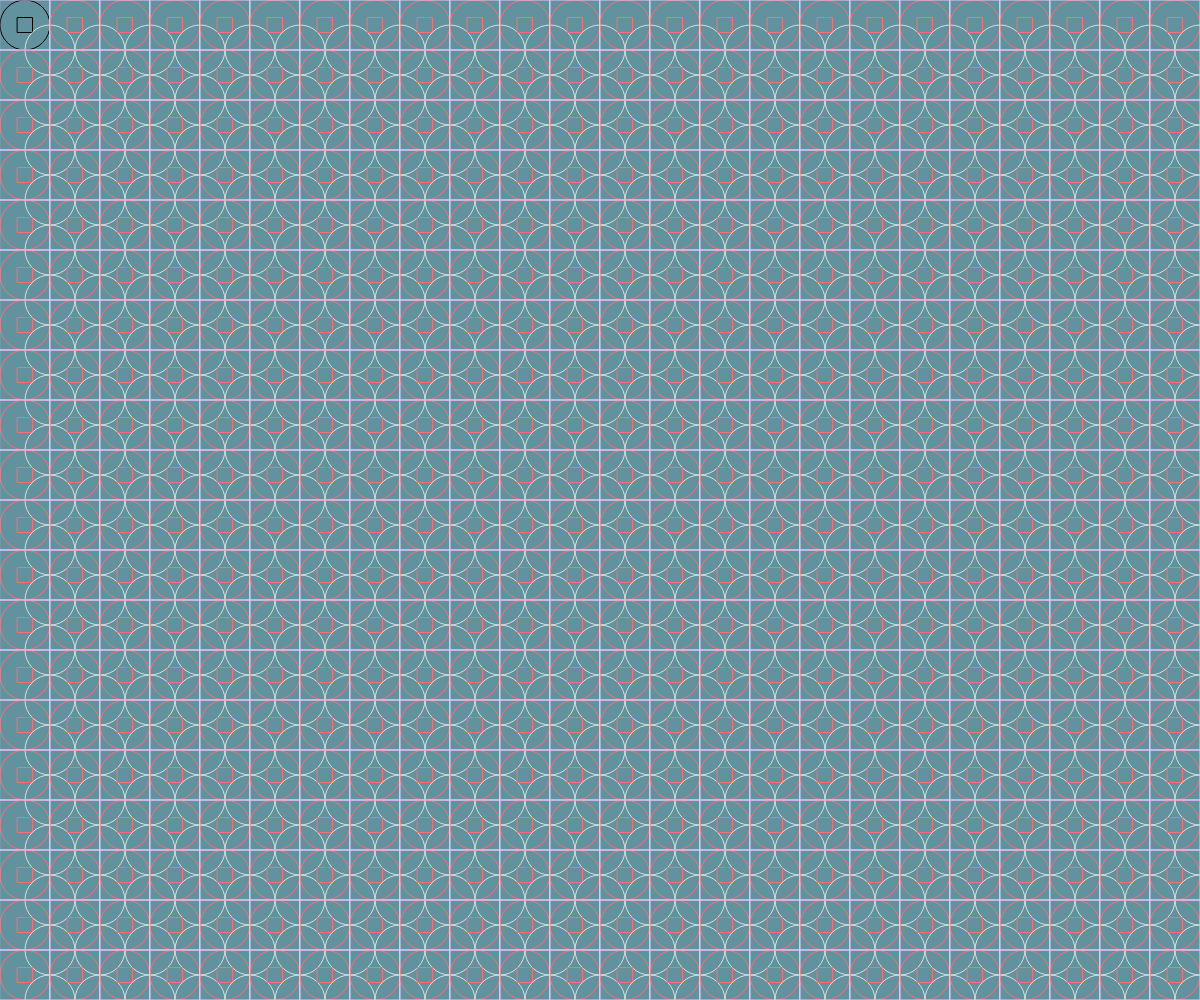
Frame 1 (no input)
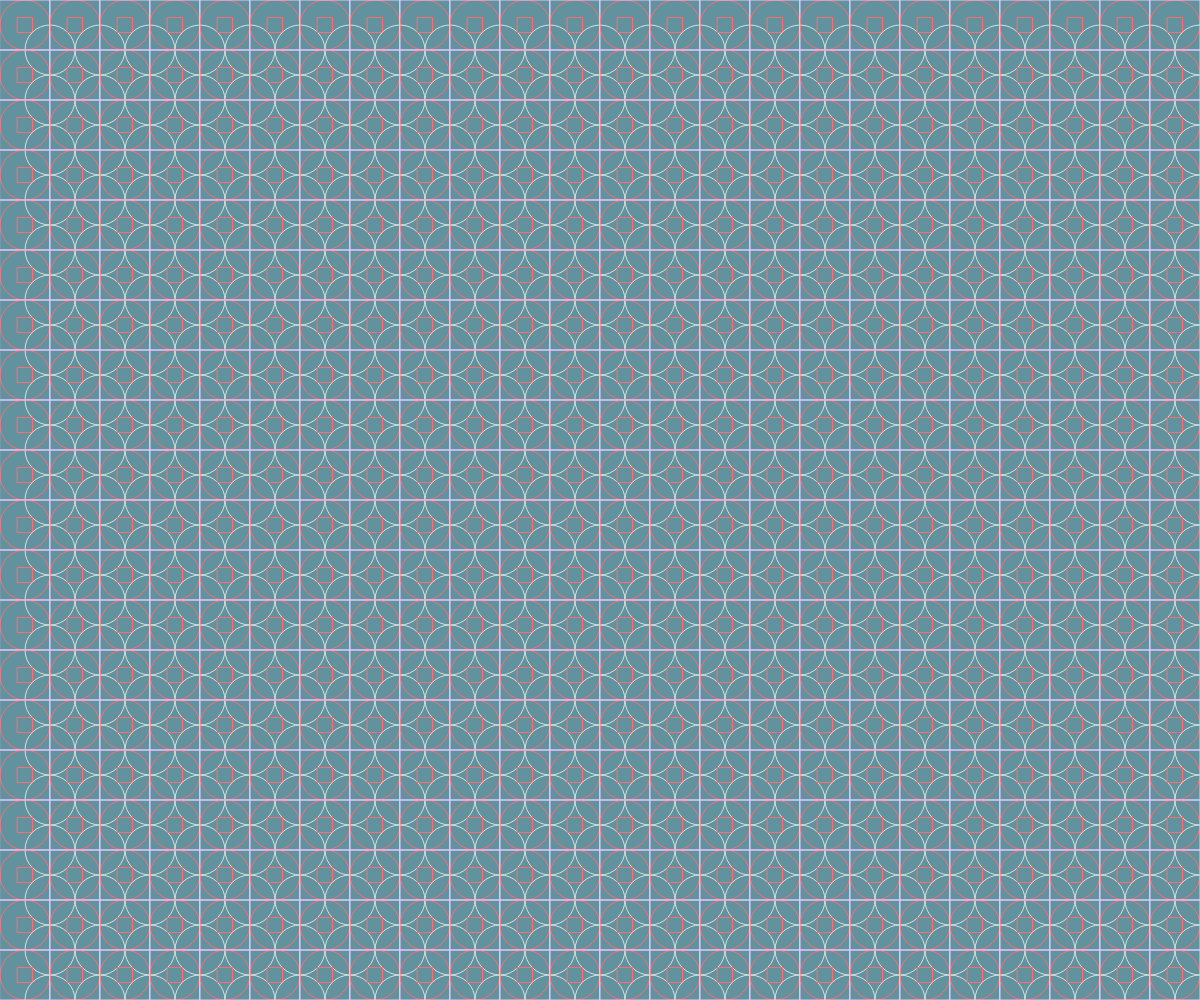
Frame 60 (no input)
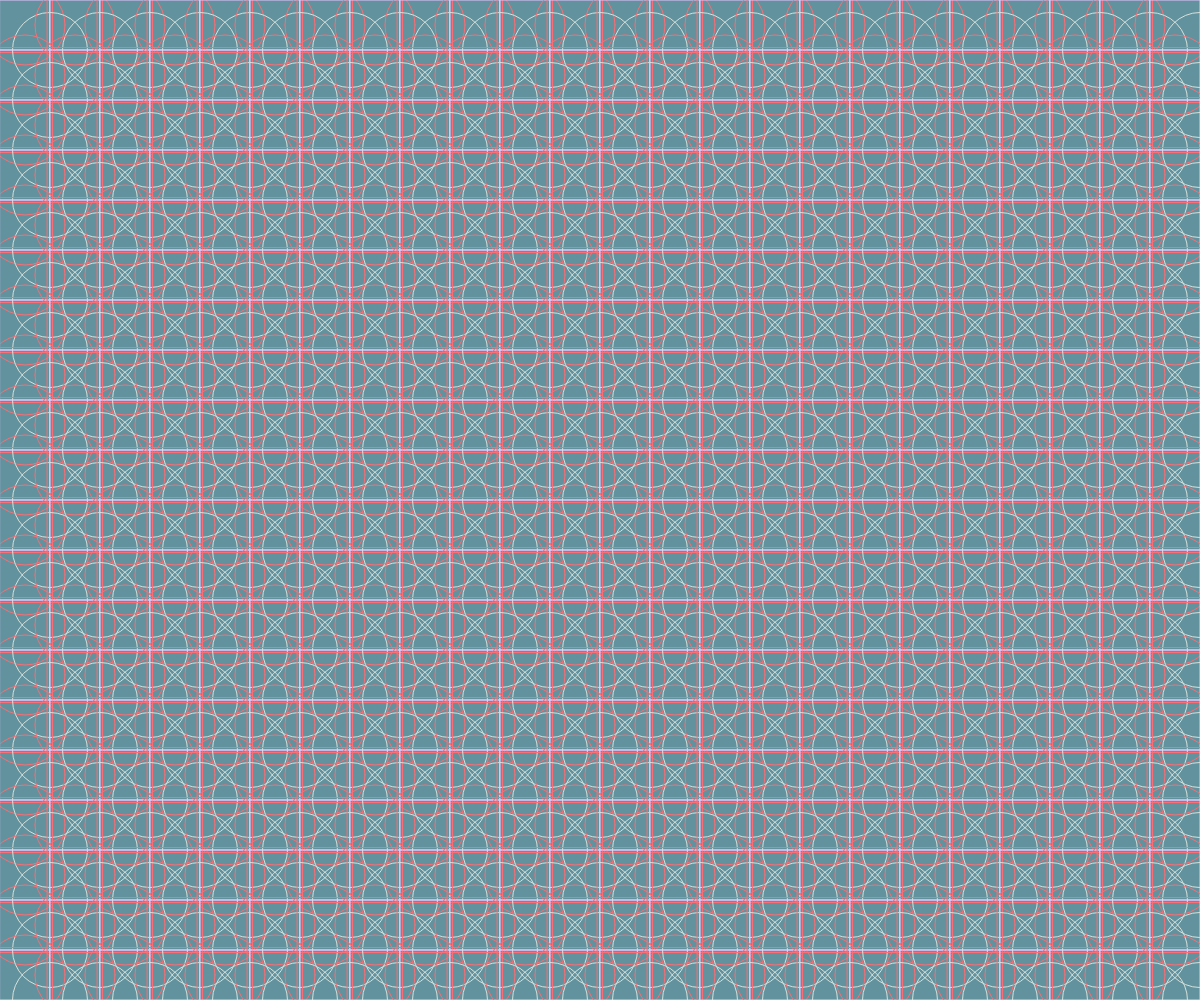
Frame 120 (the mouse pressed at the canvas centre since frame 60)

The p5.js sketch that drew these frames (run headless with seeded random() and noise() and a simulated clock; from frame 60 on, the mouse is pressed at the canvas centre):

// p5.js sketch
// ── sketch.js
function setup() {
  createCanvas(windowWidth, windowHeight);
}

function draw() {
  background("#62929e");
  // stroke("#ade8f4") //框線顏色
  noFill() //不要充滿顏色
  rectMode(CENTER)  //以方框中心點為座標點

  for(var j=0;j<(height/50);j++) //j++=j=j+1
  {
  
    for(var i=0;i<(width/50);i++) //i++=i=i+1
    {
     ellipse(25+(i*50),25+(j*50),50+mouseX/20) 
     rect(25+(i*50),25+(j*50),15+mouseX/15)
     stroke("#e7c6ff")
     rect(25+(i*50),25+(j*50),50) 
     stroke("#d8e2dc")
     ellipse(50+(i*50),50+(j*50),50+mouseY/20)
     stroke("#fe6d73")
    }   
  }  
}
